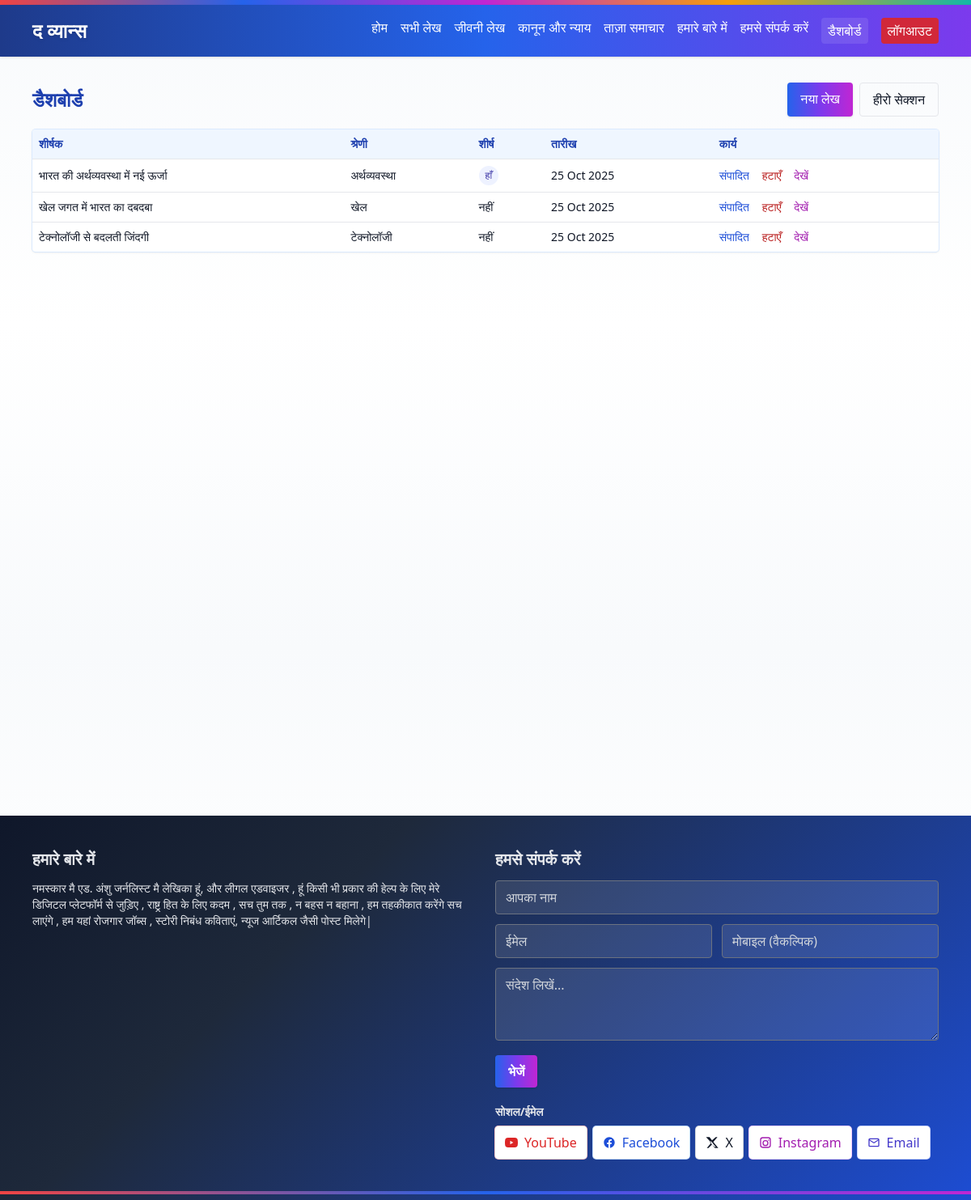
/admin_dashboard.php (signed in), run on the app's committed database.
### tables this page shows
CREATE TABLE posts (
  id INT AUTO_INCREMENT PRIMARY KEY,
  title_hi VARCHAR(255) NOT NULL,
  slug VARCHAR(255) NOT NULL UNIQUE,
  content_hi TEXT NOT NULL,
  category VARCHAR(50) NOT NULL,
  cover_image_path VARCHAR(255) DEFAULT NULL,
  tags VARCHAR(255) DEFAULT NULL,
  is_top_article TINYINT(1) NOT NULL DEFAULT 0,
  gallery_count INT NOT NULL DEFAULT 0,
   
  isBiography TINYINT(1) NOT NULL DEFAULT 0,
  isNews TINYINT(1) NOT NULL DEFAULT 0,
  isLaw TINYINT(1) NOT NULL DEFAULT 0,
  created_at DATETIME NOT NULL DEFAULT CURRENT_TIMESTAMP
);

### functions.php (called while the page is built, shortened)
<?php
function e(string $s): string {
	return htmlspecialchars($s, ENT_QUOTES | ENT_SUBSTITUTE, 'UTF-8');
}
function is_admin(): bool {
	return !empty($_SESSION['admin_id']);
}

### admin_dashboard.php (the view, shortened to what this page needs)
<?php
require_once __DIR__ . '/config.php';
require_once __DIR__ . '/functions.php';
$res = $mysqli->query('SELECT id, slug, title_hi, category, is_top_article, created_at FROM posts ORDER BY created_at DESC');
$posts = $res->fetch_all(MYSQLI_ASSOC);
include __DIR__ . '/header.php';
?>
<section class="max-w-6xl mx-auto px-4 py-8">
	<div class="flex items-center justify-between mb-4">
		<h1 class="text-2xl font-bold text-blue-800">डैशबोर्ड</h1>
		<div class="flex gap-2">
			<a href="<?= e(BASE_URL) ?>/admin_edit.php" class="btn-primary px-4 py-2 rounded shadow">नया लेख</a>
			<a href="<?= e(BASE_URL) ?>/admin/hero_edit.php" class="px-4 py-2 rounded border hover:bg-blue-50">हीरो सेक्शन</a>
		</div>
	</div>
	<div class="overflow-auto bg-white rounded shadow ring-1 ring-blue-100">
		<table class="min-w-full text-sm">
			<thead class="bg-blue-50 text-blue-800">
				<tr>
					<th class="text-left p-2">शीर्षक</th>
					<th class="text-left p-2">श्रेणी</th>
					<th class="text-left p-2">शीर्ष</th>
					<th class="text-left p-2">तारीख</th>
					<th class="text-left p-2">कार्य</th>
				</tr>
			</thead>
			<tbody>
			<?php foreach ($posts as $p): ?>
				<tr class="border-t">
					<td class="p-2"><?= e($p['title_hi']) ?></td>
					<td class="p-2"><?= e($p['category']) ?></td>
					<td class="p-2"><?= $p['is_top_article'] ? '<span class="chip">हाँ</span>' : 'नहीं' ?></td>
					<td class="p-2"><?= date('d M Y', strtotime($p['created_at'])) ?></td>
					<td class="p-2 space-x-3">
						<a class="text-blue-700 hover:underline" href="<?= e(BASE_URL) ?>/admin_edit.php?id=<?= (int)$p['id'] ?>">संपादित</a>
						<a class="text-red-700 hover:underline" href="<?= e(BASE_URL) ?>/admin_dashboard.php?action=delete&id=<?= (int)$p['id'] ?>&csrf=<?= e($_SESSION['csrf_token']) ?>" onclick="return confirm('क्या आप वाकई हटाना चाहते हैं?');">हटाएँ</a>
						<a class="text-fuchsia-700 hover:underline" target="_blank" href="<?= e(BASE_URL) ?>/article.php?slug=<?= urlencode($p['slug']) ?>">देखें</a>
					</td>
				</tr>
			<?php endforeach; ?>
			</tbody>
		</table>
	</div>
</section>
<?php include __DIR__ . '/footer.php'; ?>

### header.php (shortened to what this page needs)
<?php require_once __DIR__ . '/config.php'; require_once __DIR__ . '/functions.php'; ?>
<!DOCTYPE html>
<html lang="hi">
<head>
	<script src="https://cdn.tailwindcss.com?plugins=forms,typography"></script>
</head>
<body class="bg-gradient-to-b from-slate-50 via-white to-slate-50 text-gray-900">
	<div class="top-ribbon"></div>
	<header class="header-grad shadow sticky top-0 z-40">
		<div class="max-w-6xl mx-auto px-4 py-4 flex items-center justify-between">
			<a href="<?= e(BASE_URL) ?>/" class="text-2xl font-bold drop-shadow">द व्यान्स</a>
			<nav class="hidden md:flex space-x-4">
				<a class="hover:underline underline-offset-4" href="<?= e(BASE_URL) ?>/index.php">होम</a>
				<a class="hover:underline underline-offset-4" href="<?= e(BASE_URL) ?>/articles.php">सभी लेख</a>
				<a class="hover:underline underline-offset-4" href="<?= e(BASE_URL) ?>/biography.php">जीवनी लेख</a>
				<a class="hover:underline underline-offset-4" href="<?= e(BASE_URL) ?>/law.php">कानून और न्याय</a>
				<a class="hover:underline underline-offset-4" href="<?= e(BASE_URL) ?>/news.php">ताज़ा समाचार</a>
				<a class="hover:underline underline-offset-4" href="<?= e(BASE_URL) ?>/about.php">हमारे बारे में</a>
				<a class="hover:underline underline-offset-4" href="<?= e(BASE_URL) ?>/contact.php">हमसे संपर्क करें</a>
				<?php if (is_admin()): ?>
					<a class="px-2 py-1 rounded bg-white/10 hover:bg-white/20" href="<?= e(BASE_URL) ?>/admin_dashboard.php">डैशबोर्ड</a>
					<a class="px-2 py-1 rounded bg-red-600/90 hover:bg-red-700 text-white" href="<?= e(BASE_URL) ?>/logout.php">लॉगआउट</a>
				<?php else: ?>
					<a class="px-2 py-1 rounded bg-white/10 hover:bg-white/20" href="<?= e(BASE_URL) ?>/admin_login.php">लॉगिन</a>
				<?php endif; ?>
			</nav>
		</div>
	</header>
	<main class="min-h-[60vh]">

### footer.php (shortened to what this page needs)
	</main>
	<footer class="footer-grad mt-12">
		<div class="max-w-6xl mx-auto px-4 py-10 grid md:grid-cols-2 gap-6">
			<div>
				<h3 class="text-xl font-semibold mb-3">हमारे बारे में</h3>
				<p class="text-sm text-gray-200">नमस्कार मै एड. अंशु जर्नलिस्ट मै लेखिका हूं, और लीगल एडवाइजर , हूं किसी भी प्रकार की हेल्प के लिए मेरे डिजिटल प्लेटफॉर्म से जुड़िए , राष्ट्र हित के लिए कदम , सच तुम तक , न बहस न बहाना , हम तहकीकात करेंगे सच लाएंगे , हम यहां रोजगार जॉब्स , स्टोरी निबंध कविताएं, न्यूज आर्टिकल जैसी पोस्ट मिलेगे|</p>
			</div>
			<div>
				<h3 class="text-xl font-semibold mb-3">हमसे संपर्क करें</h3>
				<form id="contactForm" class="space-y-3" method="post" action="https://api.web3forms.com/submit" novalidate>
					<div>
						<input name="name" type="text" placeholder="आपका नाम" required class="w-full px-3 py-2 rounded bg-white/10 text-white placeholder-gray-300 focus:outline-none focus:ring-2 focus:ring-fuchsia-500">
					</div>
					<div class="grid grid-cols-1 md:grid-cols-2 gap-3">
						<input name="email" type="email" placeholder="ईमेल" required class="px-3 py-2 rounded bg-white/10 text-white placeholder-gray-300 focus:outline-none focus:ring-2 focus:ring-blue-500">
						<input name="phone" type="tel" placeholder="मोबाइल (वैकल्पिक)" class="px-3 py-2 rounded bg-white/10 text-white placeholder-gray-300 focus:outline-none focus:ring-2 focus:ring-amber-500">
					</div>
					<div>
						<textarea name="message" rows="3" placeholder="संदेश लिखें..." required class="w-full px-3 py-2 rounded bg-white/10 text-white placeholder-gray-300 focus:outline-none focus:ring-2 focus:ring-teal-500"></textarea>
					</div>
					<button type="submit" class="btn-primary px-4 py-2 rounded font-semibold shadow">भेजें</button>
				</form>
				<div class="mt-5">
					<h4 class="text-sm font-semibold mb-2 text-gray-200">सोशल/ईमेल</h4>
					<div class="flex flex-wrap gap-2">
						<a href="https://www.youtube.com/@vyanssanchar" target="_blank" rel="noopener"
						   class="inline-flex items-center gap-2 px-3 py-2 rounded bg-white ring-1 ring-red-200 text-red-600 hover:bg-red-50">
							<span>YouTube</span>
						</a>
						<a href="https://www.facebook.com/profile.php?id=61578973687947" target="_blank" rel="noopener"
						   class="inline-flex items-center gap-2 px-3 py-2 rounded bg-white ring-1 ring-blue-200 text-blue-700 hover:bg-blue-50">
							<span>Facebook</span>
						</a>
						<a href="https://x.com/Anshuga55479723" target="_blank" rel="noopener"
						   class="inline-flex items-center gap-2 px-3 py-2 rounded bg-white ring-1 ring-gray-300 text-gray-900 hover:bg-gray-50">
							<svg xmlns="http://www.w3.org/2000/svg" class="h-4 w-4" viewBox="0 0 24 24" fill="currentColor"><path d="M18.9 2H22l-7.7 8.8L23.5 22h-6.4l-5-6.5L5.4 22H2.3l8.3-9.5L.8 2h6.5l4.6 6 7-6zM17 20.4h2l-9-11-2 2.3 9 8.7z"/></svg>
							<span>X</span>
						</a>
						<a href="https://www.instagram.com/adv.anshu_journalist" target="_blank" rel="noopener"
						   class="inline-flex items-center gap-2 px-3 py-2 rounded bg-white ring-1 ring-fuchsia-200 text-fuchsia-700 hover:bg-fuchsia-50">
							<span>Instagram</span>
						</a>
						<a href="mailto:anshu@thevyans.com" target="_blank" rel="noopener"
						   class="inline-flex items-center gap-2 px-3 py-2 rounded bg-white ring-1 ring-indigo-200 text-indigo-700 hover:bg-indigo-50">
							<span>Email</span>
						</a>
					</div>
				</div>
			</div>
		</div>
		<div class="h-1 bg-gradient-to-r from-red-500 via-blue-600 to-fuchsia-600"></div>
		<div class="text-center text-xs text-gray-300 py-4">© <?= date('Y') ?> व्यान्स न्यूज़</div>
	</footer>
</body>
</html>

### header.php (style rules this page uses)
.top-ribbon { height:6px;background:linear-gradient(90deg,#ef4444,#2563eb,#c026d3,#f59e0b,#14b8a6) }
.header-grad { background:linear-gradient(90deg,#1e3a8a 0%,#2563eb 50%,#7c3aed 100%);color:#fff }
.footer-grad { background:linear-gradient(135deg,#0f172a 0%,#1e293b 30%,#1d4ed8 100%);color:#e5e7eb }
.btn-primary { background:linear-gradient(90deg,#2563eb 0%,#7c3aed 50%,#c026d3 100%);color:#fff }
.chip { display:inline-block;background:#eef2ff;color:#3730a3;border-radius:9999px;padding:.125rem .5rem;font-size:.75rem }

### data on the page
posts: title_hi "भारत की अर्थव्यवस्था में नई ऊर्जा", category "अर्थव्यवस्था", is_top_article "हाँ", created_at "25 Oct 2025"
posts: title_hi "खेल जगत में भारत का दबदबा", category "खेल", is_top_article "नहीं", created_at "25 Oct 2025"
posts: title_hi "टेक्नोलॉजी से बदलती जिंदगी", category "टेक्नोलॉजी", is_top_article "नहीं", created_at "25 Oct 2025"
